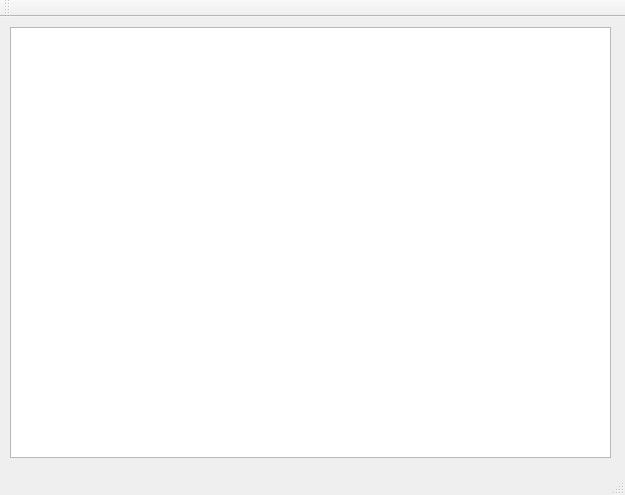
<?xml version="1.0" encoding="UTF-8"?>
<ui version="4.0">
 <class>MainWindow</class>
 <widget class="QMainWindow" name="MainWindow">
  <property name="geometry">
   <rect>
    <x>0</x>
    <y>0</y>
    <width>625</width>
    <height>495</height>
   </rect>
  </property>
  <property name="windowTitle">
   <string>MainWindow</string>
  </property>
  <widget class="QWidget" name="centralWidget">
   <widget class="QTableView" name="tableView">
    <property name="geometry">
     <rect>
      <x>10</x>
      <y>10</y>
      <width>601</width>
      <height>431</height>
     </rect>
    </property>
    <property name="sortingEnabled">
     <bool>false</bool>
    </property>
   </widget>
  </widget>
  <widget class="QMenuBar" name="menuBar">
   <property name="geometry">
    <rect>
     <x>0</x>
     <y>0</y>
     <width>625</width>
     <height>21</height>
    </rect>
   </property>
  </widget>
  <widget class="QToolBar" name="mainToolBar">
   <attribute name="toolBarArea">
    <enum>TopToolBarArea</enum>
   </attribute>
   <attribute name="toolBarBreak">
    <bool>false</bool>
   </attribute>
  </widget>
  <widget class="QStatusBar" name="statusBar"/>
 </widget>
 <layoutdefault spacing="6" margin="11"/>
 <resources/>
 <connections/>
</ui>
